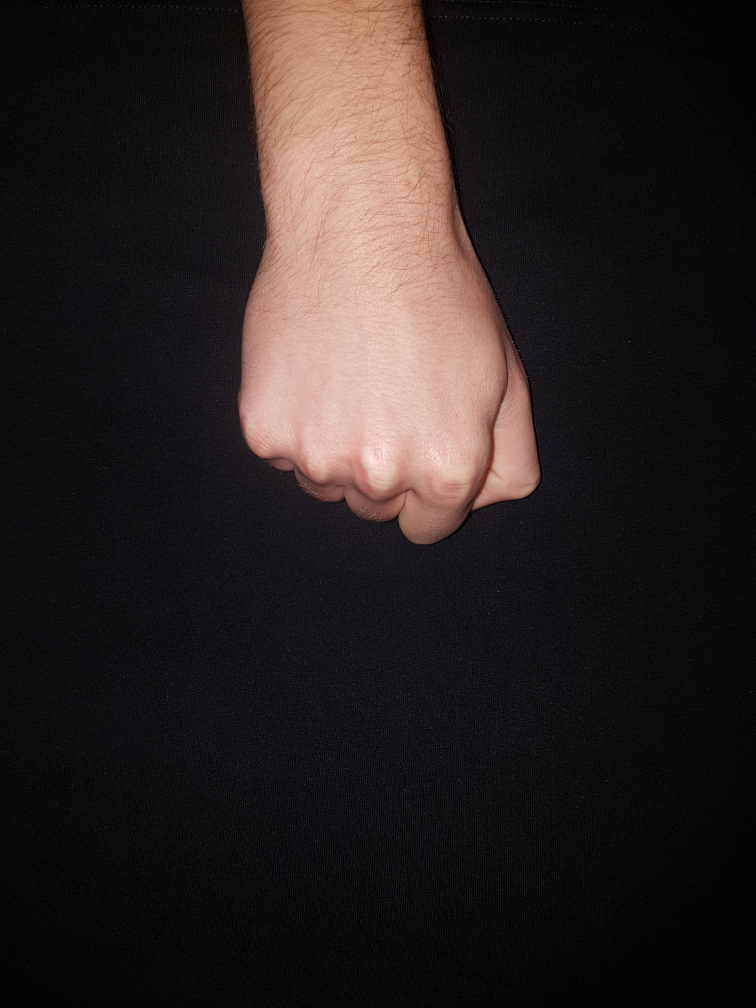
//> input picture RockPaperScissors/game/starter/rock.jpg, 3024 x 4032 px (shown at 1/4 size)
$ ./main   (built with g++ and OpenCV 4)
//> lines starting //> are read from the running program, lines starting //| are printed output that depends on the picture; after the words box and inside, x2 and y2 are one past the last pixel; in counts of white or black regions, pixels touching at a corner belong together
#include <iostream>
#include <vector>
#include <opencv2/core.hpp>
#include <opencv2/highgui.hpp>
#include <opencv2/imgproc.hpp>
#include <conio.h>

#define KEY_UP 72
#define KEY_DOWN 80
#define KEY_LEFT 75
#define KEY_RIGHT 77

using namespace std;
using namespace cv;

// [56 lines left out: functions convexity, circularity, cextent, cextent2, diameter, createHisto, not called in this run]

vector<cv::Point> preProcessing(Mat src, Mat& dest) {
	Mat mask;

	resize(src, dest, Size(), 0.1, 0.1);

	GaussianBlur(dest, dest, Size(5, 5), 0);
	threshold(dest, mask, 45, 255, THRESH_BINARY);
	Mat se = getStructuringElement(MORPH_ELLIPSE, Size(7, 7));

	dilate(mask, mask, se);
	//imshow("dilate",di);
	cvtColor(mask, mask, COLOR_BGR2GRAY);
	//imshow("mask", mask);

	vector<vector<cv::Point>> conts;
	findContours(mask.clone(), conts, RETR_EXTERNAL, CHAIN_APPROX_NONE);

	assert(conts.size() == 1);

	return conts[0];
}

Mat judge(const int thRound) {
//> called with thRound = 1
	vector<vector<cv::Point>> conts;

	Mat rock = imread("game/starter/rock.jpg");
//> rock is the input picture: 4032 rows x 3024 cols, CV_8UC3; mean B, G, R 34.1, 34.7, 41.8
	conts.push_back(preProcessing(rock, rock));
//> in preProcessing, `dilate(mask, mask, se);`:
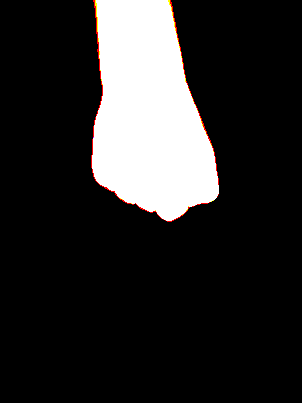
//> mask: 403 rows x 302 cols, CV_8UC3; mean B, G, R 42.1, 42.4, 43.4
//> in preProcessing, `findContours(mask.clone(), conts, RETR_EXTERNAL, CHAIN_APPROX_NONE);`: conts = 1 contour; box (x1, y1, x2, y2) and area: (91, 0, 219, 222) 20402

	Mat paper = imread("game/starter/paper.jpg");
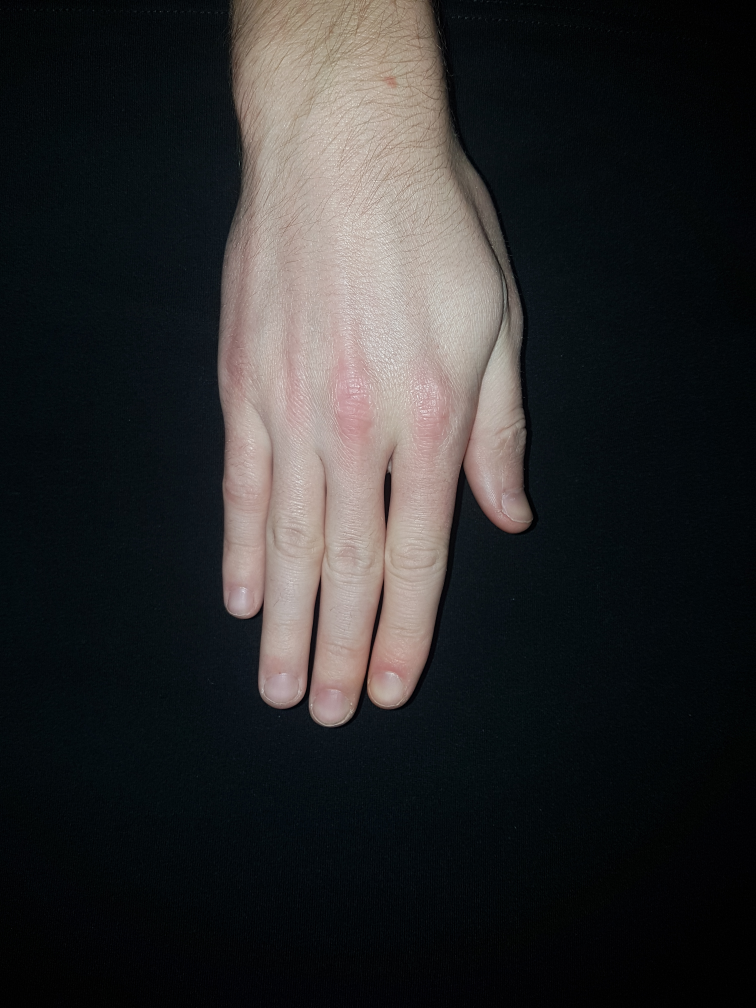
//> input picture RockPaperScissors/game/starter/paper.jpg, 3024 x 4032 px (shown at 1/4 size)
//> paper is the input picture: 4032 rows x 3024 cols, CV_8UC3; mean B, G, R 43.7, 43.2, 43.4
	conts.push_back(preProcessing(paper, paper));
//> in preProcessing (call 2), `dilate(mask, mask, se);`:
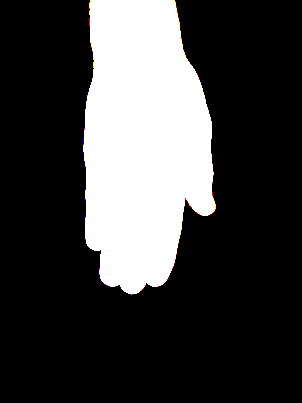
//> mask: 403 rows x 302 cols, CV_8UC3; mean B, G, R 63.2, 63.2, 63.4
//> in preProcessing (call 2), `findContours(mask.clone(), conts, RETR_EXTERNAL, CHAIN_APPROX_NONE);`: conts = 1 contour; box (x1, y1, x2, y2) and area: (83, 0, 216, 295) 29907
//> conts = 2 contours; box (x1, y1, x2, y2) and area: (83, 0, 216, 295) 29907, (91, 0, 219, 222) 20402

	Mat scissor = imread("game/starter/scissor.jpg");
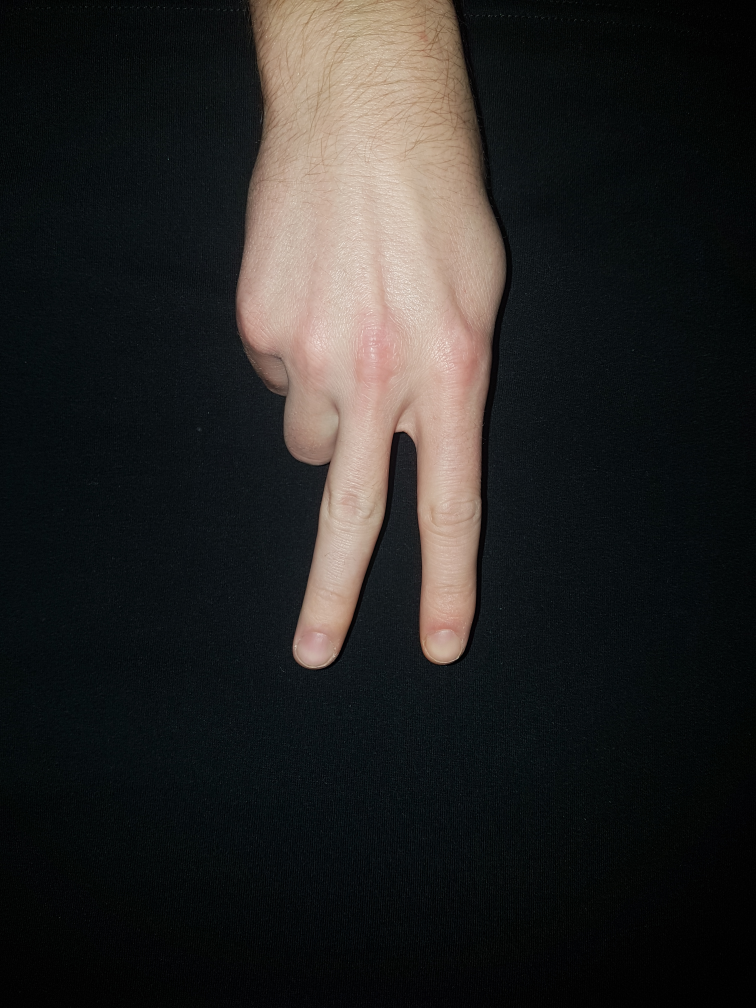
//> input picture RockPaperScissors/game/starter/scissor.jpg, 3024 x 4032 px (shown at 1/4 size)
//> scissor is the input picture: 4032 rows x 3024 cols, CV_8UC3; mean B, G, R 36.6, 37.9, 39
	conts.push_back(preProcessing(scissor, scissor));
//> in preProcessing (call 3), `resize(src, dest, Size(), 0.1, 0.1);`:
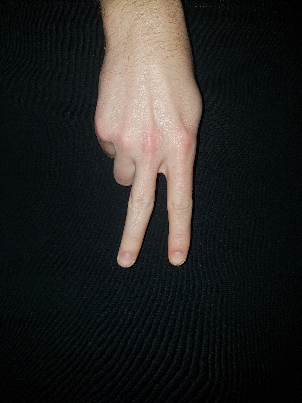
//> dest: 403 rows x 302 cols, CV_8UC3; mean B, G, R 36.8, 38.1, 39.2
//> in preProcessing (call 3), `threshold(dest, mask, 45, 255, THRESH_BINARY);`:
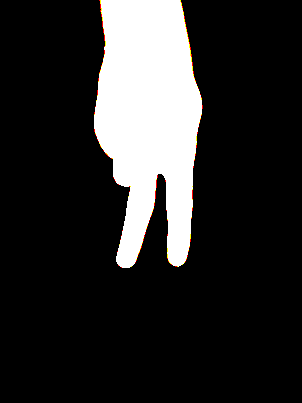
//> mask: 403 rows x 302 cols, CV_8UC3; mean B, G, R 43, 43.3, 43.8
//> in preProcessing (call 3), `dilate(mask, mask, se);`:
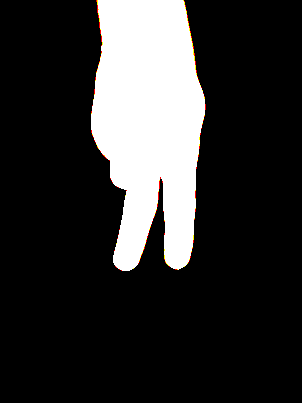
//> mask: 403 rows x 302 cols, CV_8UC3; 2.27% of pixels changed, all inside (x1, y1, x2, y2) = (91, 0, 206, 271)
//> in preProcessing (call 3), `findContours(mask.clone(), conts, RETR_EXTERNAL, CHAIN_APPROX_NONE);`: conts = 1 contour; box (x1, y1, x2, y2) and area: (91, 0, 206, 271) 22866
//> conts = 3 contours; box (x1, y1, x2, y2) and area: (83, 0, 216, 295) 29907, (91, 0, 206, 271) 22866, (91, 0, 219, 222) 20402

	Mat player1 = imread("game/player1/" + to_string(thRound) + ".jpg");
//> 1.jpg cannot be read in this run, so this picture is empty
	conts.push_back(preProcessing(player1, player1));

	Mat player2 = imread("game/player2/" + to_string(thRound) + ".jpg");
	conts.push_back(preProcessing(player2, player2));

	Mat data(5, 3, CV_32F);
	for (int i = 0; i < 5; ++i) {

		data.at<float>(i, 0) = circularity(conts[i]);
		data.at<float>(i, 1) = convexity(conts[i]);
		data.at<float>(i, 2) = cextent2(conts[i]);

	}

	TermCriteria crit(TermCriteria::Type::EPS | TermCriteria::Type::MAX_ITER, 100, 0.001);

	Mat labels;
	kmeans(data, 3, labels, crit, 3, KMEANS_RANDOM_CENTERS);

	return labels;
}

int main() {

	int korszam = 1;
	bool kilep = true;

	while (kilep)
	{
//> (the run ends here: the program stops with an error, at `resize(src, dest, Size(), 0.1, 0.1);`)
